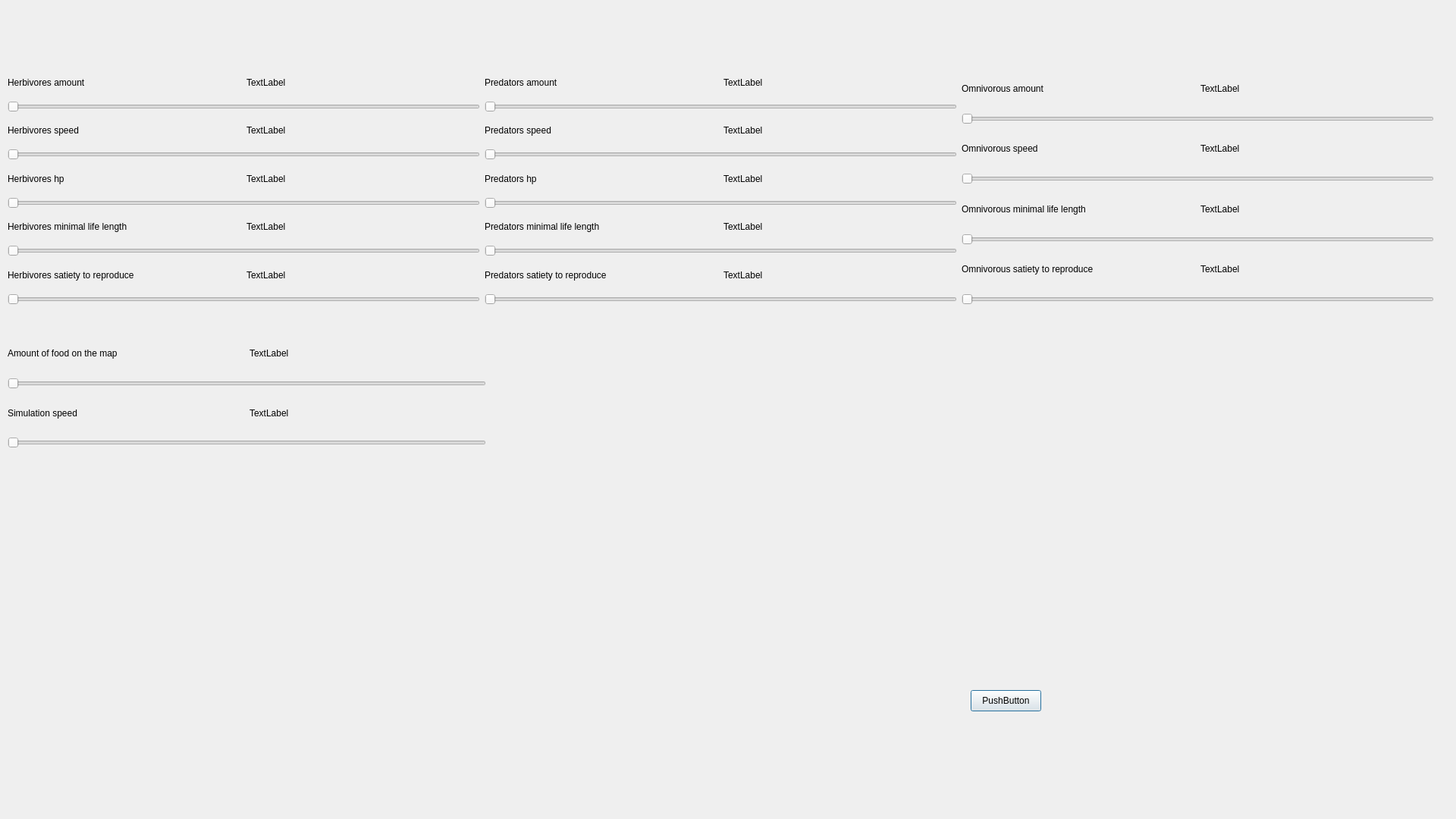
<?xml version="1.0" encoding="UTF-8"?>
<ui version="4.0">
 <class>MainMenu</class>
 <widget class="QDialog" name="MainMenu">
  <property name="geometry">
   <rect>
    <x>0</x>
    <y>0</y>
    <width>1920</width>
    <height>1080</height>
   </rect>
  </property>
  <property name="windowTitle">
   <string>Dialog</string>
  </property>
  <widget class="QWidget" name="horizontalLayoutWidget">
   <property name="geometry">
    <rect>
     <x>10</x>
     <y>90</y>
     <width>1881</width>
     <height>312</height>
    </rect>
   </property>
   <layout class="QHBoxLayout" name="horizontalLayout">
    <item>
     <layout class="QVBoxLayout" name="verticalLayout_6">
      <item>
       <layout class="QGridLayout" name="gridLayout">
        <item row="0" column="0">
         <widget class="QLabel" name="label">
          <property name="text">
           <string>Herbivores amount</string>
          </property>
         </widget>
        </item>
        <item row="0" column="1">
         <widget class="QLabel" name="label_6">
          <property name="text">
           <string>TextLabel</string>
          </property>
         </widget>
        </item>
       </layout>
      </item>
      <item>
       <widget class="QSlider" name="horizontalSlider_6">
        <property name="minimum">
         <number>1</number>
        </property>
        <property name="orientation">
         <enum>Qt::Horizontal</enum>
        </property>
        <property name="tickPosition">
         <enum>QSlider::NoTicks</enum>
        </property>
       </widget>
      </item>
      <item>
       <layout class="QGridLayout" name="gridLayout_2">
        <item row="0" column="0">
         <widget class="QLabel" name="label_2">
          <property name="text">
           <string>Herbivores speed</string>
          </property>
         </widget>
        </item>
        <item row="0" column="1">
         <widget class="QLabel" name="label_7">
          <property name="text">
           <string>TextLabel</string>
          </property>
         </widget>
        </item>
       </layout>
      </item>
      <item>
       <widget class="QSlider" name="horizontalSlider_7">
        <property name="minimum">
         <number>5</number>
        </property>
        <property name="maximum">
         <number>20</number>
        </property>
        <property name="orientation">
         <enum>Qt::Horizontal</enum>
        </property>
       </widget>
      </item>
      <item>
       <layout class="QGridLayout" name="gridLayout_3">
        <item row="0" column="0">
         <widget class="QLabel" name="label_3">
          <property name="text">
           <string>Herbivores hp</string>
          </property>
         </widget>
        </item>
        <item row="0" column="1">
         <widget class="QLabel" name="label_8">
          <property name="text">
           <string>TextLabel</string>
          </property>
         </widget>
        </item>
       </layout>
      </item>
      <item>
       <widget class="QSlider" name="horizontalSlider_8">
        <property name="minimum">
         <number>50</number>
        </property>
        <property name="maximum">
         <number>200</number>
        </property>
        <property name="orientation">
         <enum>Qt::Horizontal</enum>
        </property>
       </widget>
      </item>
      <item>
       <layout class="QGridLayout" name="gridLayout_4">
        <item row="0" column="0">
         <widget class="QLabel" name="label_4">
          <property name="text">
           <string>Herbivores minimal life length</string>
          </property>
         </widget>
        </item>
        <item row="0" column="1">
         <widget class="QLabel" name="label_9">
          <property name="text">
           <string>TextLabel</string>
          </property>
         </widget>
        </item>
       </layout>
      </item>
      <item>
       <widget class="QSlider" name="horizontalSlider_9">
        <property name="minimum">
         <number>300</number>
        </property>
        <property name="maximum">
         <number>2000</number>
        </property>
        <property name="orientation">
         <enum>Qt::Horizontal</enum>
        </property>
       </widget>
      </item>
      <item>
       <layout class="QGridLayout" name="gridLayout_5">
        <item row="0" column="1">
         <widget class="QLabel" name="label_10">
          <property name="text">
           <string>TextLabel</string>
          </property>
         </widget>
        </item>
        <item row="0" column="0">
         <widget class="QLabel" name="label_5">
          <property name="text">
           <string>Herbivores satiety to reproduce</string>
          </property>
         </widget>
        </item>
       </layout>
      </item>
      <item>
       <widget class="QSlider" name="horizontalSlider_10">
        <property name="minimum">
         <number>500</number>
        </property>
        <property name="maximum">
         <number>2000</number>
        </property>
        <property name="orientation">
         <enum>Qt::Horizontal</enum>
        </property>
       </widget>
      </item>
     </layout>
    </item>
    <item>
     <layout class="QHBoxLayout" name="horizontalLayout_2">
      <item>
       <layout class="QVBoxLayout" name="verticalLayout_7">
        <item>
         <layout class="QGridLayout" name="gridLayout_6">
          <item row="0" column="0">
           <widget class="QLabel" name="label_11">
            <property name="text">
             <string>Predators amount</string>
            </property>
           </widget>
          </item>
          <item row="0" column="1">
           <widget class="QLabel" name="label_12">
            <property name="text">
             <string>TextLabel</string>
            </property>
           </widget>
          </item>
         </layout>
        </item>
        <item>
         <widget class="QSlider" name="horizontalSlider_11">
          <property name="minimum">
           <number>1</number>
          </property>
          <property name="orientation">
           <enum>Qt::Horizontal</enum>
          </property>
          <property name="tickPosition">
           <enum>QSlider::NoTicks</enum>
          </property>
         </widget>
        </item>
        <item>
         <layout class="QGridLayout" name="gridLayout_7">
          <item row="0" column="0">
           <widget class="QLabel" name="label_13">
            <property name="text">
             <string>Predators speed</string>
            </property>
           </widget>
          </item>
          <item row="0" column="1">
           <widget class="QLabel" name="label_14">
            <property name="text">
             <string>TextLabel</string>
            </property>
           </widget>
          </item>
         </layout>
        </item>
        <item>
         <widget class="QSlider" name="horizontalSlider_12">
          <property name="minimum">
           <number>3</number>
          </property>
          <property name="maximum">
           <number>15</number>
          </property>
          <property name="orientation">
           <enum>Qt::Horizontal</enum>
          </property>
         </widget>
        </item>
        <item>
         <layout class="QGridLayout" name="gridLayout_8">
          <item row="0" column="0">
           <widget class="QLabel" name="label_15">
            <property name="text">
             <string>Predators hp</string>
            </property>
           </widget>
          </item>
          <item row="0" column="1">
           <widget class="QLabel" name="label_16">
            <property name="text">
             <string>TextLabel</string>
            </property>
           </widget>
          </item>
         </layout>
        </item>
        <item>
         <widget class="QSlider" name="horizontalSlider_13">
          <property name="minimum">
           <number>50</number>
          </property>
          <property name="maximum">
           <number>200</number>
          </property>
          <property name="orientation">
           <enum>Qt::Horizontal</enum>
          </property>
         </widget>
        </item>
        <item>
         <layout class="QGridLayout" name="gridLayout_9">
          <item row="0" column="0">
           <widget class="QLabel" name="label_17">
            <property name="text">
             <string>Predators minimal life length</string>
            </property>
           </widget>
          </item>
          <item row="0" column="1">
           <widget class="QLabel" name="label_18">
            <property name="text">
             <string>TextLabel</string>
            </property>
           </widget>
          </item>
         </layout>
        </item>
        <item>
         <widget class="QSlider" name="horizontalSlider_14">
          <property name="minimum">
           <number>500</number>
          </property>
          <property name="maximum">
           <number>2000</number>
          </property>
          <property name="orientation">
           <enum>Qt::Horizontal</enum>
          </property>
         </widget>
        </item>
        <item>
         <layout class="QGridLayout" name="gridLayout_10">
          <item row="0" column="1">
           <widget class="QLabel" name="label_19">
            <property name="text">
             <string>TextLabel</string>
            </property>
           </widget>
          </item>
          <item row="0" column="0">
           <widget class="QLabel" name="label_20">
            <property name="text">
             <string>Predators satiety to reproduce</string>
            </property>
           </widget>
          </item>
         </layout>
        </item>
        <item>
         <widget class="QSlider" name="horizontalSlider_15">
          <property name="minimum">
           <number>80</number>
          </property>
          <property name="maximum">
           <number>150</number>
          </property>
          <property name="orientation">
           <enum>Qt::Horizontal</enum>
          </property>
         </widget>
        </item>
       </layout>
      </item>
     </layout>
    </item>
    <item>
     <layout class="QHBoxLayout" name="horizontalLayout_3">
      <item>
       <layout class="QVBoxLayout" name="verticalLayout_9">
        <item>
         <layout class="QGridLayout" name="gridLayout_11">
          <item row="0" column="0">
           <widget class="QLabel" name="label_21">
            <property name="text">
             <string>Omnivorous amount</string>
            </property>
           </widget>
          </item>
          <item row="0" column="1">
           <widget class="QLabel" name="label_22">
            <property name="text">
             <string>TextLabel</string>
            </property>
           </widget>
          </item>
         </layout>
        </item>
        <item>
         <widget class="QSlider" name="horizontalSlider_17">
          <property name="minimum">
           <number>1</number>
          </property>
          <property name="orientation">
           <enum>Qt::Horizontal</enum>
          </property>
          <property name="tickPosition">
           <enum>QSlider::NoTicks</enum>
          </property>
         </widget>
        </item>
        <item>
         <layout class="QGridLayout" name="gridLayout_12">
          <item row="0" column="0">
           <widget class="QLabel" name="label_23">
            <property name="text">
             <string>Omnivorous speed</string>
            </property>
           </widget>
          </item>
          <item row="0" column="1">
           <widget class="QLabel" name="label_24">
            <property name="text">
             <string>TextLabel</string>
            </property>
           </widget>
          </item>
         </layout>
        </item>
        <item>
         <widget class="QSlider" name="horizontalSlider_18">
          <property name="minimum">
           <number>1</number>
          </property>
          <property name="maximum">
           <number>7</number>
          </property>
          <property name="orientation">
           <enum>Qt::Horizontal</enum>
          </property>
         </widget>
        </item>
        <item>
         <layout class="QGridLayout" name="gridLayout_13">
          <item row="0" column="0">
           <widget class="QLabel" name="label_25">
            <property name="text">
             <string>Omnivorous minimal life length</string>
            </property>
           </widget>
          </item>
          <item row="0" column="1">
           <widget class="QLabel" name="label_26">
            <property name="text">
             <string>TextLabel</string>
            </property>
           </widget>
          </item>
         </layout>
        </item>
        <item>
         <widget class="QSlider" name="horizontalSlider_19">
          <property name="minimum">
           <number>200</number>
          </property>
          <property name="maximum">
           <number>1500</number>
          </property>
          <property name="orientation">
           <enum>Qt::Horizontal</enum>
          </property>
         </widget>
        </item>
        <item>
         <layout class="QGridLayout" name="gridLayout_14">
          <item row="0" column="0">
           <widget class="QLabel" name="label_27">
            <property name="text">
             <string>Omnivorous satiety to reproduce</string>
            </property>
           </widget>
          </item>
          <item row="0" column="1">
           <widget class="QLabel" name="label_28">
            <property name="text">
             <string>TextLabel</string>
            </property>
           </widget>
          </item>
         </layout>
        </item>
        <item>
         <widget class="QSlider" name="horizontalSlider_20">
          <property name="minimum">
           <number>500</number>
          </property>
          <property name="maximum">
           <number>2000</number>
          </property>
          <property name="orientation">
           <enum>Qt::Horizontal</enum>
          </property>
         </widget>
        </item>
       </layout>
      </item>
     </layout>
    </item>
   </layout>
  </widget>
  <widget class="QWidget" name="verticalLayoutWidget_4">
   <property name="geometry">
    <rect>
     <x>10</x>
     <y>440</y>
     <width>631</width>
     <height>151</height>
    </rect>
   </property>
   <layout class="QVBoxLayout" name="verticalLayout_8">
    <item>
     <layout class="QGridLayout" name="gridLayout_16">
      <item row="0" column="1">
       <widget class="QLabel" name="label_31">
        <property name="text">
         <string>TextLabel</string>
        </property>
       </widget>
      </item>
      <item row="0" column="0">
       <widget class="QLabel" name="label_32">
        <property name="text">
         <string>Amount of food on the map</string>
        </property>
       </widget>
      </item>
     </layout>
    </item>
    <item>
     <widget class="QSlider" name="horizontalSlider_5">
      <property name="orientation">
       <enum>Qt::Horizontal</enum>
      </property>
     </widget>
    </item>
    <item>
     <layout class="QGridLayout" name="gridLayout_17">
      <item row="0" column="1">
       <widget class="QLabel" name="label_33">
        <property name="text">
         <string>TextLabel</string>
        </property>
       </widget>
      </item>
      <item row="0" column="0">
       <widget class="QLabel" name="label_34">
        <property name="text">
         <string>Simulation speed</string>
        </property>
       </widget>
      </item>
     </layout>
    </item>
    <item>
     <widget class="QSlider" name="horizontalSlider_16">
      <property name="minimum">
       <number>1</number>
      </property>
      <property name="maximum">
       <number>25</number>
      </property>
      <property name="orientation">
       <enum>Qt::Horizontal</enum>
      </property>
     </widget>
    </item>
   </layout>
  </widget>
  <widget class="QPushButton" name="pushButton">
   <property name="geometry">
    <rect>
     <x>1280</x>
     <y>910</y>
     <width>93</width>
     <height>28</height>
    </rect>
   </property>
   <property name="text">
    <string>PushButton</string>
   </property>
  </widget>
 </widget>
 <resources/>
 <connections/>
</ui>
